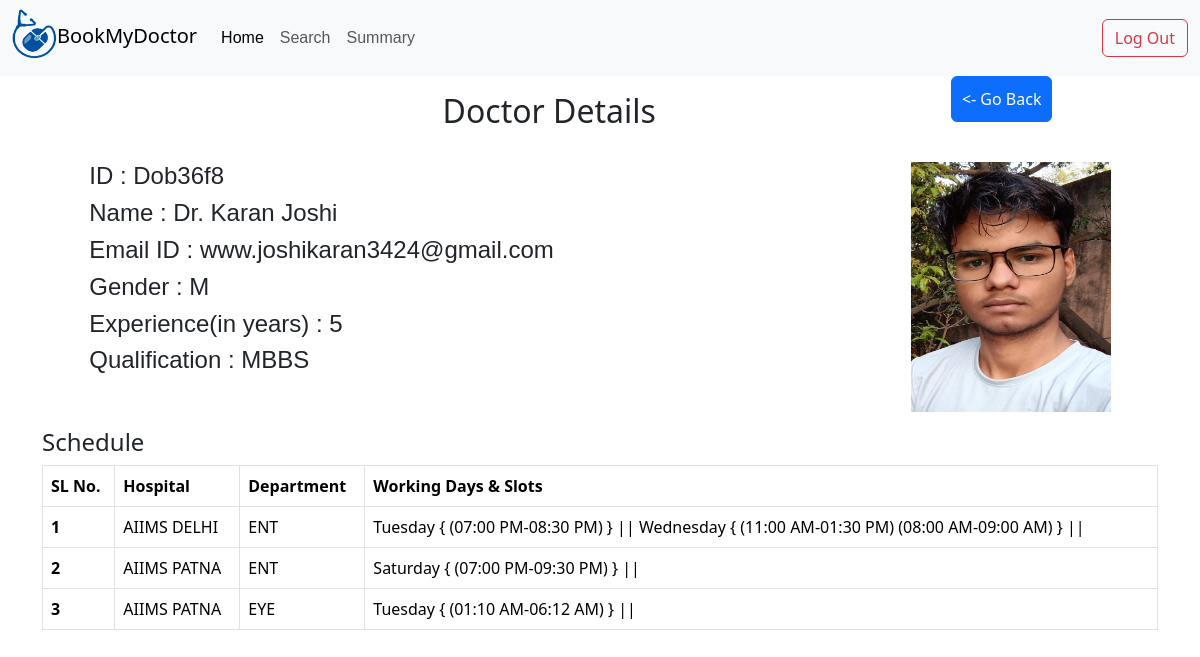
Screenshot of /Dob36f8/doctor/details with the database file from the repository.
### application/models.py (models this page shows)
class Doctor(db.Model):
    id=db.Column(db.String(),primary_key=True)
    email=db.Column(db.String())
    password=db.Column(db.String())
    name=db.Column(db.String())
    gender=db.Column(db.String(1))
    qual=db.Column(db.String())
    exp=db.Column(db.Integer)
    photo=db.Column(db.String())
    deptdocs=db.relationship('Deptdoc',backref='doctor')

class Hospital(db.Model):
    id=db.Column(db.String(),primary_key=True)
    name=db.Column(db.String())
    state=db.Column(db.String())
    city=db.Column(db.String())
    nDept=db.Column(db.Integer,default=0)
    rating=db.Column(db.Float,default=0)
    departments=db.relationship('Department',backref='hospital')

class Department(db.Model):
    id=db.Column(db.String(),primary_key=True)
    name=db.Column(db.String())
    nDoc=db.Column(db.Integer,default=0)
    rating=db.Column(db.Float)
    hid=db.Column(db.String(),db.ForeignKey('hospital.id'))
    deptdocs=db.relationship('Deptdoc',backref='department')

### application/controllers.py (the view)
@app.route('/<docId>/doctor/details')
def docDetails(docId):
    deptdocs=[]
    for d in Deptdoc.query.filter_by(docid=docId).all():
        daysrec=Days.query.filter_by(ddid=d.id).all()
        schedule={}
        for day in daysrec:
            slots=Slots.query.filter_by(daysid=day.id).all()
            if(days[day.day] in schedule):
                schedule[days[day.day]]+=[(i.from_.strftime('%I:%M %p'),i.to.strftime('%I:%M %p')) for i in slots]
            else:
                schedule[days[day.day]]=[(i.from_.strftime('%I:%M %p'),i.to.strftime('%I:%M %p')) for i in slots]
        dept=Department.query.get(d.deptid)
        hosp=Hospital.query.get(dept.hid)
        deptdocs.append((hosp,dept,schedule))
    return render_template('doctor_details.html',doctor=Doctor.query.get(docId),deptdocs=deptdocs)

### templates/doctor_details.html (shortened to what this page needs)
{%extends 'adminbase.html'%}
{%block content%}
   <div class="d-flex justify-content-around">
      <h2 class="text-center mt-3 mb-3">Doctor Details</h2>
   <div>
      <a type="button" class="btn btn-primary" href="/admin/dashboard" ><- Go Back </a>
    </div>
   </div>
   <div class="d-flex justify-content-around mt-3 mb-3" style="font-family: sans-serif;">
      <div>
         <h4>ID : {{doctor.id}}</h4>
         <h4>Name : Dr. {{doctor.name}}</h4>
         <h4>Email ID : {{doctor.email}}</h4>
         <h4>Gender : {{doctor.gender}}</h4>
         <h4>Experience(in years) : {{doctor.exp}}</h4>
         <h4>Qualification : {{doctor.qual}}</h4>
         </div>
      <img src="/static/images/{{doctor.photo}}" width="200" height="250">
   </div>
   <div class="container table-responsive">
      <h4>Schedule</h4>
      <table class="table table-hover table-bordered table-responsive">
         <thead>
           <tr>
             <th scope="col">SL No.</th>
             <th scope="col">Hospital</th>
             <th scope="col">Department</th>
             <th scope="col">Working Days & Slots</th>
           </tr>
         </thead>
         <tbody>
           {%for hosp,dept,schedule in deptdocs%}
           <tr>
             <th scope="row">{{loop.index}}</th>
             <td>{{hosp.name}}</td>
             <td>{{dept.name}}</td>
             <td>{%for s in schedule%}{{s}} { {%for sc in schedule[s]%}({{sc[0]}}-{{sc[1]}}) {%endfor%} } || {%endfor%}</td>
           </tr>
          {%endfor%}
         </tbody>
       </table>
   </div>
{%endblock%}

### static/detailsbase.css (style rules this page uses)
.btn.btn.btn-primary { padding: 10px; }

### rows the page displays
Doctor: id "Dob36f8", name "Karan Joshi", email "www.joshikaran3424@gmail.com", gender "M", exp "5", qual "MBBS", photo (picture)
Hospital: name "AIIMS DELHI", name "ENT", schedule "Tuesday" "Wednesday", sc "07:00 PM" "11:00 AM" "08:00 AM", sc "08:30 PM" "01:30 PM" "09:00 AM"
Hospital: name "AIIMS PATNA", name "ENT", schedule "Saturday" "Tuesday", sc "07:00 PM" "01:10 AM", sc "09:30 PM" "06:12 AM", name "EYE"
